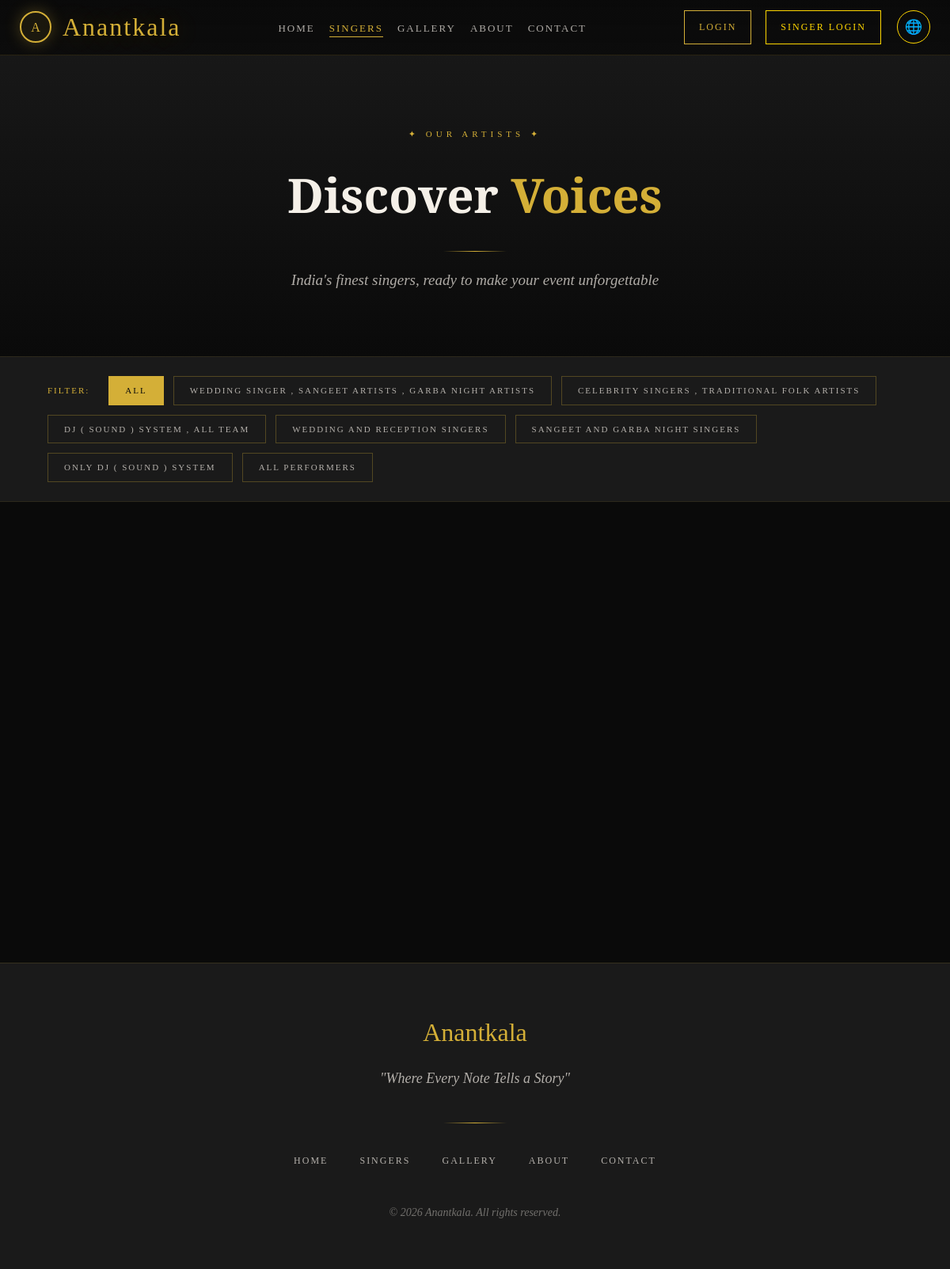
The app's page /singers/ with its own data.
### singers/models.py (models this page shows, shortened)
class Genre(models.Model):
    name = models.CharField(max_length=100)
    class Meta:
        verbose_name_plural = "Genres"

### singers/views.py (the view)
# urls.py: path('singers/', views.singer_list, name='singer_list'),
def singer_list(request):
    singers = Singer.objects.filter(
        is_available=True,
        is_approved=True
    )
    genres = Genre.objects.all()
    genre_filter = request.GET.get('genre')
    if genre_filter:
        singers = singers.filter(genre__id=genre_filter)
    context = {
    'singers': singers,
    'genres': genres,
    'selected_genre': genre_filter,
    'liked_singers': SingerLike.objects.filter(user=request.user).values_list('singer_id', flat=True) if request.user.is_authenticated else [],
}
    return render(request, 'singers/singer_list.html', context)

### templates/singers/singer_list.html (shortened to what this page needs)
{% extends 'base.html' %}
{% load static %}
{% block content %}
<div style="background: linear-gradient(180deg, var(--dark-2) 0%, var(--black) 100%); padding: 160px 60px 80px; text-align:center; border-bottom: 1px solid rgba(212,175,55,0.1);">
  <span class="section-tag">✦ Our Artists ✦</span>
  <h1 style="font-family:var(--font-display); font-size: clamp(40px, 5vw, 64px); color:var(--white); margin-bottom:16px;">
    Discover <span style="color:var(--gold);">Voices</span>
  </h1>
  <div class="section-divider"></div>
  <p style="font-style:italic; color:var(--white-dim); font-size:19px;">
    India's finest singers, ready to make your event unforgettable
  </p>
</div>
<div style="background:var(--dark-2); padding:24px 60px; border-bottom:1px solid rgba(212,175,55,0.1); display:flex; gap:12px; flex-wrap:wrap; align-items:center;">
  <span style="font-family:var(--font-heading); font-size:11px; letter-spacing:2px; color:var(--gold); text-transform:uppercase; margin-right:12px;">Filter:</span>
  <a href="{% url 'singer_list' %}"
     style="font-family:var(--font-heading); font-size:11px; letter-spacing:2px; text-transform:uppercase; padding:8px 20px; border:1px solid; text-decoration:none; transition:all 0.3s; {% if not selected_genre %}border-color:var(--gold); color:var(--black); background:var(--gold);{% else %}border-color:rgba(212,175,55,0.3); color:var(--white-dim);{% endif %}">
    All
  </a>
  {% for genre in genres %}
  <a href="{% url 'singer_list' %}?genre={{ genre.id }}"
     style="font-family:var(--font-heading); font-size:11px; letter-spacing:2px; text-transform:uppercase; padding:8px 20px; border:1px solid; text-decoration:none; transition:all 0.3s; {% if selected_genre == genre.id|stringformat:'s' %}border-color:var(--gold); color:var(--black); background:var(--gold);{% else %}border-color:rgba(212,175,55,0.3); color:var(--white-dim);{% endif %}">
    {{ genre.name }}
  </a>
  {% endfor %}
</div>
<section class="section">
  {% if singers %}
  <div class="singers-grid">
  </div>
  {% else %}
  <div style="text-align:center; padding:80px; opacity:0.5;">
    <div style="font-size:60px; margin-bottom:20px;">🎵</div>
    <p style="font-style:italic; font-size:22px; color:var(--white-dim);">No singers found. Add singers from the admin panel.</p>
  </div>
  {% endif %}
</section>
{% endblock %}

### static/css/style.css (style rules this page uses)
:root { --gold: #D4AF37; --gold-light: #F2D06B; --gold-dark: #9A7B1C; --gold-glow: rgba(212, 175, 55, 0.3); --black: #0A0A0A; --dark: #111111; --dark-2: #1A1A1A; --dark-3: #222222; --dark-card: #161616; --white: #F5F0E8; --white-dim: rgba(245, 240, 232, 0.7); --font-display: 'Cinzel Decorative', serif; --font-heading: 'Cinzel', serif; --font-body: 'Cormorant Garamond', serif; }
* { margin: 0; padding: 0; box-sizing: border-box; }
html { scroll-behavior: smooth; }
body { background-color: var(--black); color: var(--white); font-family: var(--font-body); font-size: 18px; line-height: 1.7; overflow-x: hidden; }
.section { padding: 100px 60px; }
.section-tag { font-family: var(--font-heading); font-size: 11px; letter-spacing: 5px; text-transform: uppercase; color: var(--gold); margin-bottom: 16px; display: block; }
.section-divider { width: 80px; height: 1px; background: linear-gradient(90deg, transparent, var(--gold), transparent); margin: 20px auto; }
.singers-grid { display: grid; grid-template-columns: repeat(auto-fill, minmax(320px, 1fr)); gap: 30px; max-width: 1400px; margin: 0 auto; }
body { top: 0 !important; }
body { top: 0px !important; position: static !important; }

### records on screen
Genre: name "WEDDING SINGER , SANGEET ARTISTS , GARBA NIGHT ARTISTS"
Genre: name "CELEBRITY SINGERS , TRADITIONAL FOLK ARTISTS"
Genre: name "DJ ( SOUND ) SYSTEM , ALL TEAM"
Genre: name "WEDDING AND RECEPTION SINGERS"
Genre: name "SANGEET AND GARBA NIGHT SINGERS"
Genre: name "ONLY DJ ( SOUND ) SYSTEM"
Genre: name "ALL PERFORMERS"
